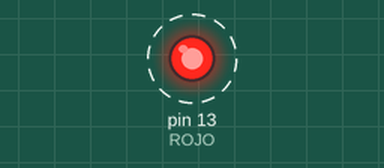
Recording of a sketch running on a simulated Arduino Uno, built with avr-gcc and run on an emulated ATmega328P. Shown: output pins drawn as LEDs (lit = HIGH). Dashed ring = blinking.

Above: at 0.5 s.
Timing chart, 0 to 4.6 s (numbered marks = the images above):
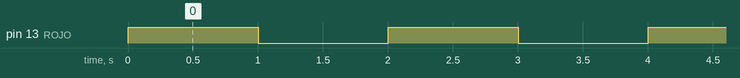

The sketch:

EJERCICIO_1_Codigo.ino
```cpp
// Corrección Alan 30/04/2024: Bien
// Sería conveniente agregar un #define tiempo 1000

#define ROJO 13
void setup()
{
  pinMode(ROJO, OUTPUT);
}

void loop()
{
  digitalWrite(ROJO, HIGH);
  delay(1000);
  digitalWrite(ROJO, LOW);
  delay(1000);
}
```

Measured:
- by itself, pin 13 (ROJO): alternates HIGH for 1.0 s and LOW for 1.0 s
